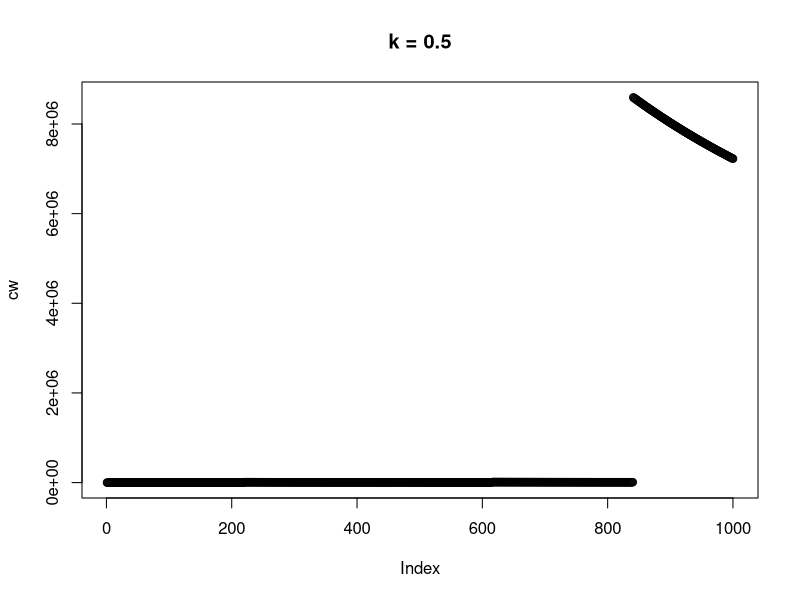
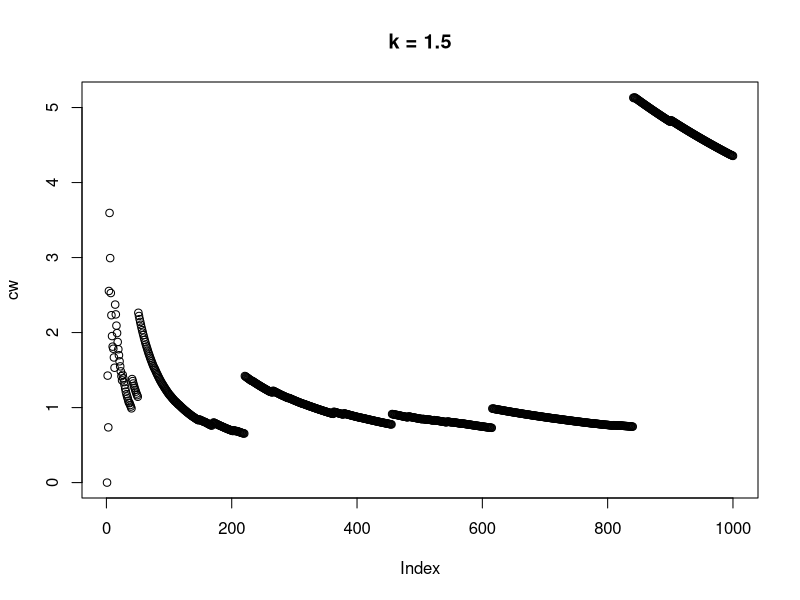
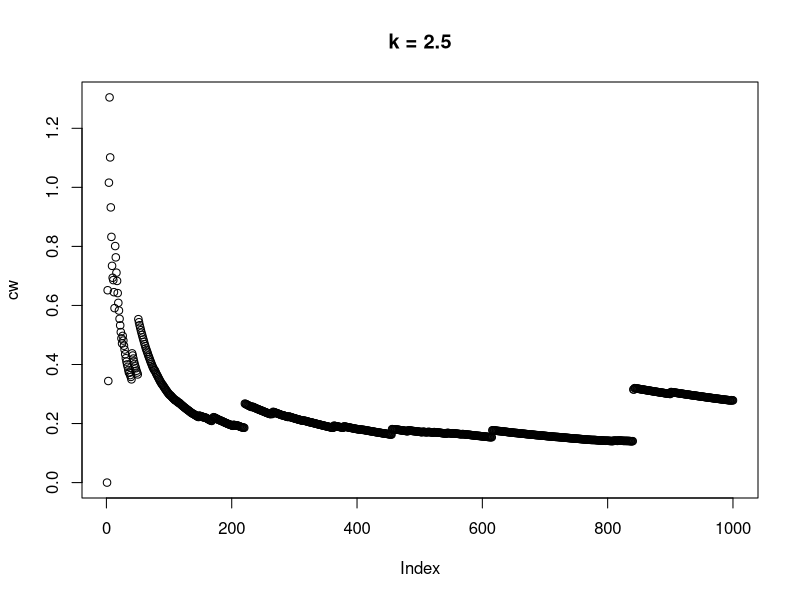

Here is the R script that generated these plots, in order:
#!/usr/bin/env Rscript

x0 <- 1
k1 <- 0.5
k2 <- 1.5
k3 <- 2.5
N <- 1000
u <- runif(N)

pseudoinverse <- function (y, k)
{
    return (x0 / (1-y)^(1/k))
}

analyze <- function(k)
{
    p <- pseudoinverse(u, k)
    cw <- numeric(N)
    for (i in 2:N)
    {
        res <- t.test(p[1:i], conf.level=0.9)
        cw[i] <- res$conf.int[2] - res$conf.int[1]
    }
    plot(cw, main=sprintf("k = %.1f", k))
}

analyze(k1)
analyze(k2)
analyze(k3)
